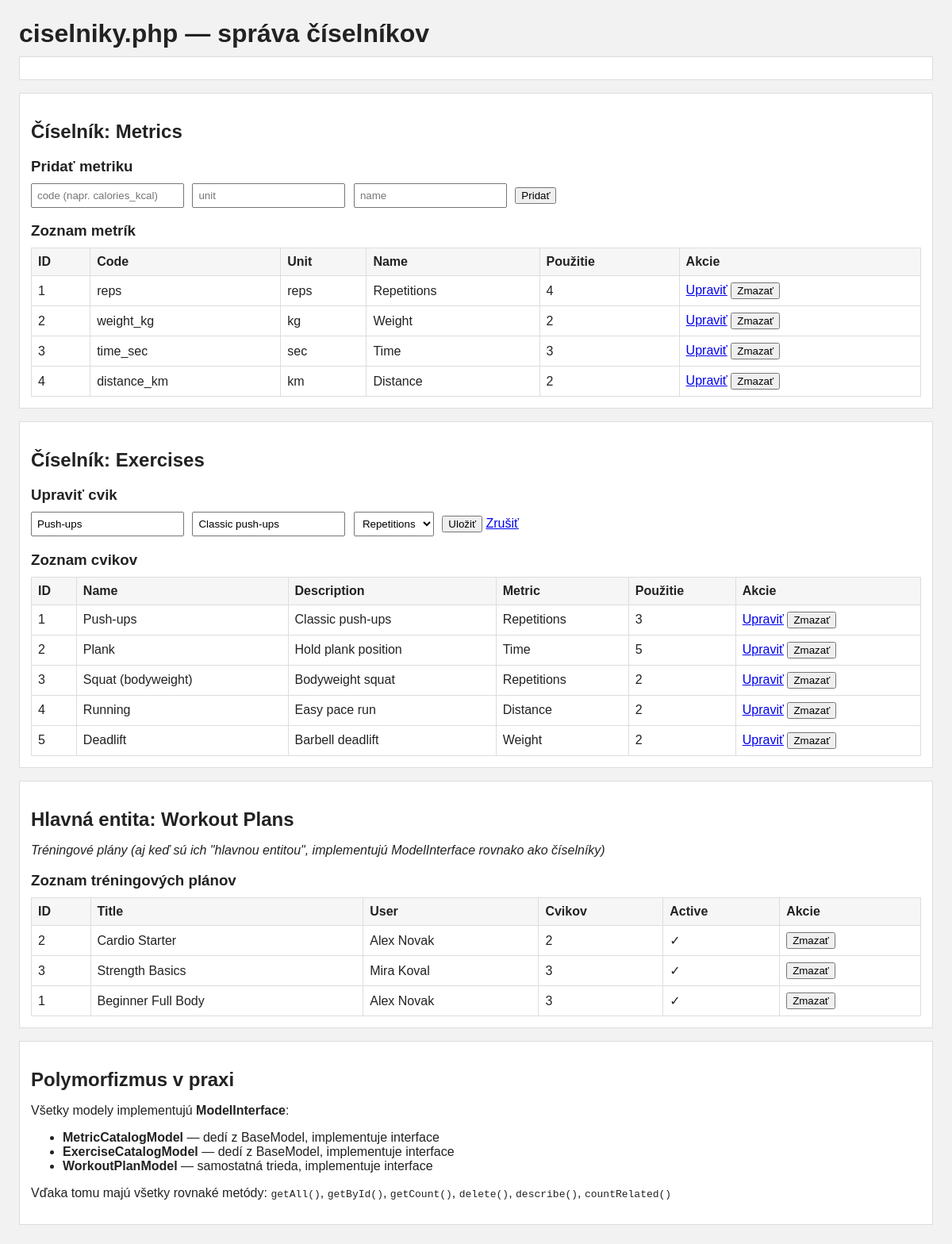
Screenshot of /ciselniky.php?edit_exercise=1 with the database file from the repository.
### tables this page shows
CREATE TABLE metrics (
  id INT UNSIGNED NOT NULL AUTO_INCREMENT,
  code VARCHAR(30) NOT NULL,
  unit VARCHAR(20) NOT NULL,
  name VARCHAR(60) NOT NULL,
  PRIMARY KEY (id),
  UNIQUE KEY uq_metrics_code (code)
);

CREATE TABLE exercises (
  id BIGINT UNSIGNED NOT NULL AUTO_INCREMENT,
  name VARCHAR(120) NOT NULL,
  description VARCHAR(255) NULL,
  metric_id INT UNSIGNED NOT NULL,
  PRIMARY KEY (id),
  UNIQUE KEY uq_exercises_name (name),
  KEY idx_exercises_metric (metric_id),
  CONSTRAINT fk_exercises_metric
    FOREIGN KEY (metric_id) REFERENCES metrics(id)
    ON DELETE RESTRICT
);

CREATE TABLE workout_plans (
  id BIGINT UNSIGNED NOT NULL AUTO_INCREMENT,
  user_id BIGINT UNSIGNED NOT NULL,
  title VARCHAR(150) NOT NULL,
  note VARCHAR(255) NULL,
  is_active BOOLEAN NOT NULL DEFAULT TRUE,
  created_at TIMESTAMP NOT NULL DEFAULT CURRENT_TIMESTAMP,
  PRIMARY KEY (id),
  KEY idx_plans_user (user_id),
  CONSTRAINT fk_plans_user
    FOREIGN KEY (user_id) REFERENCES users(id)
    ON DELETE CASCADE
);

CREATE TABLE users (
  id BIGINT UNSIGNED NOT NULL AUTO_INCREMENT,
  name VARCHAR(120) NOT NULL,
  email VARCHAR(255) NOT NULL,
  password_hash VARCHAR(255) NOT NULL,
  created_at TIMESTAMP NOT NULL DEFAULT CURRENT_TIMESTAMP,
  PRIMARY KEY (id),
  UNIQUE KEY uq_users_email (email)
);

### BaseModel.php (called while the page is built, shortened)
<?php
abstract class BaseModel implements ModelInterface
{
    protected PDO $pdo;
    public function __construct(PDO $pdo)
    {
        $this->pdo = $pdo;
    }
    public function getAll(): array
    {
        $stmt = $this->pdo->query($this->resolveSql('all'));
        return $stmt->fetchAll();
    }
    public function getById(int $id): array|false
    {
        $stmt = $this->pdo->prepare($this->resolveSql('by_id'));
        $stmt->execute([':id' => $id]);
        return $stmt->fetch();
    }
    protected function countUsages(array $usageQueries, int $id): int
    {
        $usedCount = 0;
        foreach ($usageQueries as $query) {
            $stmt = $this->pdo->prepare($query);
            $stmt->execute([':id' => $id]);
            $usedCount += (int) $stmt->fetchColumn();
        }
        return $usedCount;
    }
}

### MetricCatalogModel.php (called while the page is built, shortened)
<?php
require_once 'BaseModel.php';
class MetricCatalogModel extends BaseModel
{
    public function countRelated(int $id): int
    {
        return $this->countUsages([
            'SELECT COUNT(*) FROM exercises WHERE metric_id = :id',
            'SELECT COUNT(*) FROM progress WHERE metric_id = :id',
        ], $id);
    }
}

### ExerciseCatalogModel.php (called while the page is built, shortened)
<?php
require_once 'BaseModel.php';
class ExerciseCatalogModel extends BaseModel
{
    public function countRelated(int $id): int
    {
        return $this->countUsages([
            'SELECT COUNT(*) FROM workout_plan_exercises WHERE exercise_id = :id',
            'SELECT COUNT(*) FROM progress WHERE exercise_id = :id',
        ], $id);
    }
}

### WorkoutPlanModel.php (called while the page is built, shortened)
<?php
class WorkoutPlanModel implements ModelInterface
{
    protected PDO $pdo;
    public function __construct(PDO $pdo)
    {
        $this->pdo = $pdo;
    }
    public function getAll(): array
    {
        $sql = "SELECT
                    wp.id,
                    wp.user_id,
                    wp.title,
                    wp.note,
                    wp.is_active,
                    wp.created_at,
                    u.name AS user_name,
                    u.email AS user_email,
                    COUNT(wpe.exercise_id) AS exercise_count
                FROM workout_plans wp
                LEFT JOIN users u ON u.id = wp.user_id
                LEFT JOIN workout_plan_exercises wpe ON wpe.plan_id = wp.id
                GROUP BY wp.id, u.name, u.email
                ORDER BY wp.created_at DESC";
        $stmt = $this->pdo->query($sql);
        return $stmt->fetchAll();
    }
}

### ciselniky.php (the view, shortened to what this page needs)
<?php
require_once 'BaseModel.php';
require_once 'MetricCatalogModel.php';
require_once 'ExerciseCatalogModel.php';
require_once 'WorkoutPlanModel.php';
$pdo = Database::getInstance();
$metricModel = new MetricCatalogModel($pdo);
$exerciseModel = new ExerciseCatalogModel($pdo);
$workoutPlanModel = new WorkoutPlanModel($pdo);
$editMetric = null;
$editExercise = null;
function h(string $value): string
{
    return htmlspecialchars($value, ENT_QUOTES, 'UTF-8');
}
if (isset($_GET['edit_exercise'])) {
    $editExercise = $exerciseModel->getById((int) $_GET['edit_exercise']);
}
$metrics = $metricModel->getAll();
$exercises = $exerciseModel->getAll();
$workoutPlans = $workoutPlanModel->getAll();
?>
<!DOCTYPE html>
<html lang="sk">
<head>
</head>
<body>
<h1>ciselniky.php — správa číselníkov</h1>
<div class="panel">
</div>
<div class="panel">
    <h2>Číselník: Metrics</h2>
    <h3><?php echo $editMetric ? 'Upraviť metriku' : 'Pridať metriku'; ?></h3>
    <form method="post">
        <input
            type="text"
            name="code"
            placeholder="code (napr. calories_kcal)"
            value="<?php echo h((string) ($editMetric['code'] ?? '')); ?>"
            pattern="[a-z0-9_]{2,30}"
            required
        >
        <input type="text" name="unit" placeholder="unit" value="<?php echo h((string) ($editMetric['unit'] ?? '')); ?>" required>
        <input type="text" name="name" placeholder="name" value="<?php echo h((string) ($editMetric['name'] ?? '')); ?>" required>
        <button type="submit"><?php echo $editMetric ? 'Uložiť' : 'Pridať'; ?></button>
    </form>
    <h3>Zoznam metrík</h3>
    <table>
        <tr>
            <th>ID</th><th>Code</th><th>Unit</th><th>Name</th><th>Použitie</th><th>Akcie</th>
        </tr>
        <?php foreach ($metrics as $metric): ?>
            <tr>
                <td><?php echo (int) $metric['id']; ?></td>
                <td><?php echo h((string) $metric['code']); ?></td>
                <td><?php echo h((string) $metric['unit']); ?></td>
                <td><?php echo h((string) $metric['name']); ?></td>
                <td><?php echo $metricModel->countRelated((int) $metric['id']); ?></td>
                <td>
                    <a href="?edit_metric=<?php echo (int) $metric['id']; ?>">Upraviť</a>
                    <form method="post" class="inline">
                        <button type="submit">Zmazať</button>
                    </form>
                </td>
            </tr>
        <?php endforeach; ?>
    </table>
</div>
<div class="panel">
    <h2>Číselník: Exercises</h2>
    <h3><?php echo $editExercise ? 'Upraviť cvik' : 'Pridať cvik'; ?></h3>
    <form method="post">
        <input type="text" name="name" placeholder="name" value="<?php echo h((string) ($editExercise['name'] ?? '')); ?>" required>
        <input type="text" name="description" placeholder="description" value="<?php echo h((string) ($editExercise['description'] ?? '')); ?>">
        <?php $selectedMetricId = (int) ($editExercise['metric_id'] ?? 1); ?>
        <select name="metric_id" required>
            <?php foreach ($metrics as $metric): ?>
                <option value="<?php echo (int) $metric['id']; ?>" <?php echo $selectedMetricId === (int) $metric['id'] ? 'selected' : ''; ?>>
                    <?php echo h((string) $metric['name']); ?>
                </option>
            <?php endforeach; ?>
        </select>
        <button type="submit"><?php echo $editExercise ? 'Uložiť' : 'Pridať'; ?></button>
        <?php if ($editExercise): ?>
            <a href="ciselniky.php">Zrušiť</a>
        <?php endif; ?>
    </form>
    <h3>Zoznam cvikov</h3>
    <table>
        <tr>
            <th>ID</th><th>Name</th><th>Description</th><th>Metric</th><th>Použitie</th><th>Akcie</th>
        </tr>
        <?php foreach ($exercises as $exercise): ?>
            <tr>
                <td><?php echo (int) $exercise['id']; ?></td>
                <td><?php echo h((string) $exercise['name']); ?></td>
                <td><?php echo h((string) ($exercise['description'] ?? '')); ?></td>
                <td><?php echo h((string) $exercise['metric_name']); ?></td>
                <td><?php echo $exerciseModel->countRelated((int) $exercise['id']); ?></td>
                <td>
                    <a href="?edit_exercise=<?php echo (int) $exercise['id']; ?>">Upraviť</a>
                    <form method="post" class="inline">
                        <button type="submit">Zmazať</button>
                    </form>
                </td>
            </tr>
        <?php endforeach; ?>
    </table>
</div>
<div class="panel">
    <h2>Hlavná entita: Workout Plans</h2>
    <p><em>Tréningové plány (aj keď sú ich "hlavnou entitou", implementujú ModelInterface rovnako ako číselníky)</em></p>
    <h3>Zoznam tréningových plánov</h3>
    <table>
        <tr>
            <th>ID</th><th>Title</th><th>User</th><th>Cvikov</th><th>Active</th><th>Akcie</th>
        </tr>
        <?php foreach ($workoutPlans as $plan): ?>
            <tr>
                <td><?php echo (int) $plan['id']; ?></td>
                <td><?php echo h((string) $plan['title']); ?></td>
                <td><?php echo h((string) ($plan['user_name'] ?? 'N/A')); ?></td>
                <td><?php echo (int) ($plan['exercise_count'] ?? 0); ?></td>
                <td><?php echo $plan['is_active'] ? '✓' : ''; ?></td>
                <td>
                    <form method="post" class="inline">
                        <button type="submit">Zmazať</button>
                    </form>
                </td>
            </tr>
        <?php endforeach; ?>
    </table>
</div>
<div class="panel">
    <h2>Polymorfizmus v praxi</h2>
    <p>Všetky modely implementujú <strong>ModelInterface</strong>:</p>
    <ul>
        <li><strong>MetricCatalogModel</strong> — dedí z BaseModel, implementuje interface</li>
        <li><strong>ExerciseCatalogModel</strong> — dedí z BaseModel, implementuje interface</li>
        <li><strong>WorkoutPlanModel</strong> — samostatná trieda, implementuje interface</li>
    </ul>
    <p>Vďaka tomu majú všetky rovnaké metódy: <code>getAll()</code>, <code>getById()</code>, <code>getCount()</code>, <code>delete()</code>, <code>describe()</code>, <code>countRelated()</code></p>
</div>
</body>
</html>

### ciselniky.php (style rules this page uses)
body { font-family: Arial, sans-serif; margin: 24px; background: #f2f2f2; color:#222; }
h1, h2, h3 { margin-bottom: 10px; }
.panel { background:#fff; border:1px solid #ddd; padding:14px; margin-bottom:16px; }
table { border-collapse: collapse; width: 100%; background:#fff; }
th, td { border:1px solid #ddd; padding:8px; text-align:left; }
th { background:#f6f6f6; }
input, select { padding:6px; margin-right:6px; }
form.inline { display:inline-block; margin:0; }

### rows the page displays
metrics: id "1", code "reps", unit "reps", name "Repetitions", countRelated "4"
metrics: id "2", code "weight_kg", unit "kg", name "Weight", countRelated "2"
metrics: id "3", code "time_sec", unit "sec", name "Time", countRelated "3"
metrics: id "4", code "distance_km", unit "km", name "Distance", countRelated "2"
exercises: name "Push-ups", description "Classic push-ups", metric_id "Repetitions", id "1", metric.name "Repetitions", countRelated "3"
exercises: id "2", name "Plank", description "Hold plank position", metric.name "Time", countRelated "5"
exercises: id "3", name "Squat (bodyweight)", description "Bodyweight squat", metric.name "Repetitions", countRelated "2"
exercises: id "4", name "Running", description "Easy pace run", metric.name "Distance", countRelated "2"
exercises: id "5", name "Deadlift", description "Barbell deadlift", metric.name "Weight", countRelated "2"
workout_plans: id "2", title "Cardio Starter", user.name "Alex Novak", exercise_count "2"
workout_plans: id "3", title "Strength Basics", user.name "Mira Koval", exercise_count "3"
workout_plans: id "1", title "Beginner Full Body", user.name "Alex Novak", exercise_count "3"
